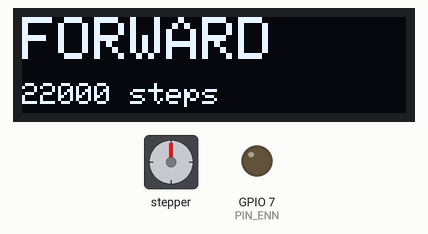
A program run on a simulated ESP32-C6. Parts: stepper motor, 128×32 one-colour display, output pins drawn as LEDs (lit = HIGH). Wiring (inferred from the names in the program): stepper motor driver (200 steps per turn assumed): step GPIO 20; direction GPIO 19. Pins used as bus, display or sensor lines are not drawn; what the program prints to the serial monitor is not drawn.

Above: at 33.55 s.
At 67.4 s:
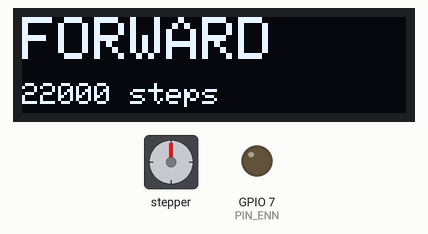
Timing chart, 0 to 85.3 s (numbered marks = the images above):
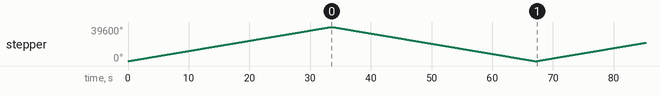

The program:

main.cpp
```cpp
/**
 * EPD 3D G6 — Actuator 1 Cycle Test
 * Continuously drives ACT1 forward 22000 steps then back 22000 steps.
 * OLED shows FORWARD / BACKWARD during motion.
 *
 * Pin map (Hardware Reference v6.0):
 *   PIN_ENN      = 7   — STEPPER_ENN shared, active LOW to enable
 *   ACT1 STEP    = 20
 *   ACT1 DIR     = 19  — HIGH = extend, LOW = retract
 *   PIN_SDA      = 7   — OLED SDA
 *   PIN_SCL      = 6   — OLED SCL
 */

#include <Arduino.h>
#include <Wire.h>
#include <Adafruit_GFX.h>
#include <Adafruit_SSD1306.h>

// ── Pin map ──────────────────────────────────────────────────────────────────

static constexpr uint8_t PIN_ENN      = 7;
static constexpr uint8_t ACT1_STEP    = 20;
static constexpr uint8_t ACT1_DIR     = 19;
static constexpr uint8_t PIN_SDA      = 7;
static constexpr uint8_t PIN_SCL      = 6;

// ── OLED ─────────────────────────────────────────────────────────────────────

static Adafruit_SSD1306 oled(128, 32, &Wire, -1);
static bool gOledOk = false;

static void showOLED(const char* line1, const char* line2 = "") {
    if (!gOledOk) return;
    oled.clearDisplay();
    oled.setTextColor(SSD1306_WHITE);
    oled.setTextSize(2);
    oled.setCursor(0, 0);  oled.print(line1);
    oled.setTextSize(1);
    oled.setCursor(0, 22); oled.print(line2);
    oled.display();
}

// ── Motion parameters ────────────────────────────────────────────────────────

static constexpr uint32_t CYCLE_STEPS    = 22000;  // steps per direction
static constexpr uint32_t STEP_DELAY_US  = 1500;   // µs between step edges
static constexpr uint32_t STEP_PULSE_US  = 5;      // µs STEP pin HIGH width
static constexpr uint32_t PAUSE_MS       = 300;    // pause at each end of travel

// ─────────────────────────────────────────────────────────────────────────────

static void driveSteps(bool extend, uint32_t steps) {
    digitalWrite(ACT1_DIR, extend ? HIGH : LOW);
    delayMicroseconds(2); // DIR setup time before first pulse
    for (uint32_t i = 0; i < steps; i++) {
        digitalWrite(ACT1_STEP, HIGH); delayMicroseconds(STEP_PULSE_US);
        digitalWrite(ACT1_STEP, LOW);  delayMicroseconds(STEP_DELAY_US);
    }
}

void setup() {
    Serial.begin(115200);

    Wire.begin(PIN_SDA, PIN_SCL);
    gOledOk = oled.begin(SSD1306_SWITCHCAPVCC, 0x3C);

    pinMode(ACT1_STEP, OUTPUT);
    pinMode(ACT1_DIR,  OUTPUT);
    pinMode(PIN_ENN,   OUTPUT);

    digitalWrite(ACT1_STEP, LOW);
    digitalWrite(ACT1_DIR,  LOW);
    digitalWrite(PIN_ENN,   LOW); // enable driver

    delay(50); // let driver settle

    showOLED("ACT1", "Cycle test ready");
    Serial.println("[ACT1 CYCLE] Running — 22000 steps fwd/back continuously");
}

void loop() {
    Serial.println("[ACT1 CYCLE] Extending 22000 steps...");
    showOLED("FORWARD", "22000 steps");
    driveSteps(true, CYCLE_STEPS);
    delay(PAUSE_MS);

    Serial.println("[ACT1 CYCLE] Retracting 22000 steps...");
    showOLED("BACKWARD", "22000 steps");
    driveSteps(false, CYCLE_STEPS);
    delay(PAUSE_MS);
}
```

Measured:
- by itself, stepper: turns 39600° clockwise in 33.3 s, then 39600° counter-clockwise in 33.3 s, then 21421° clockwise in 18.0 s
